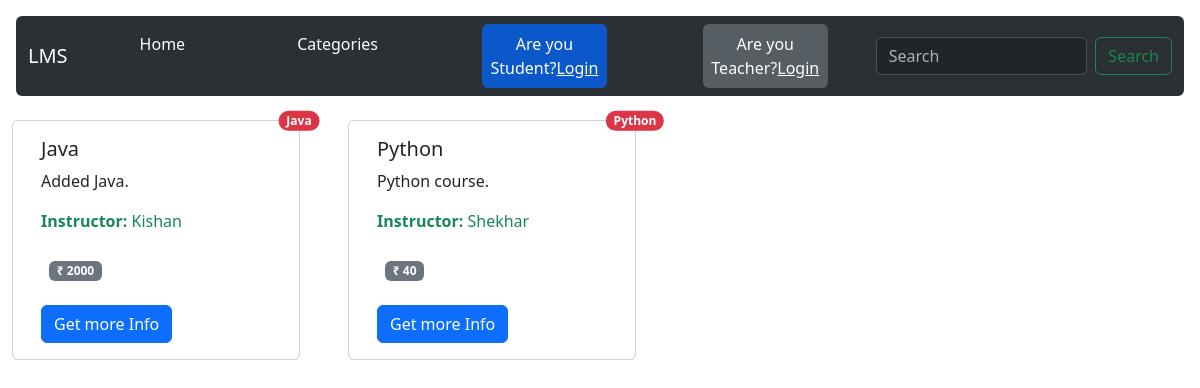
Before: / with the older database file.
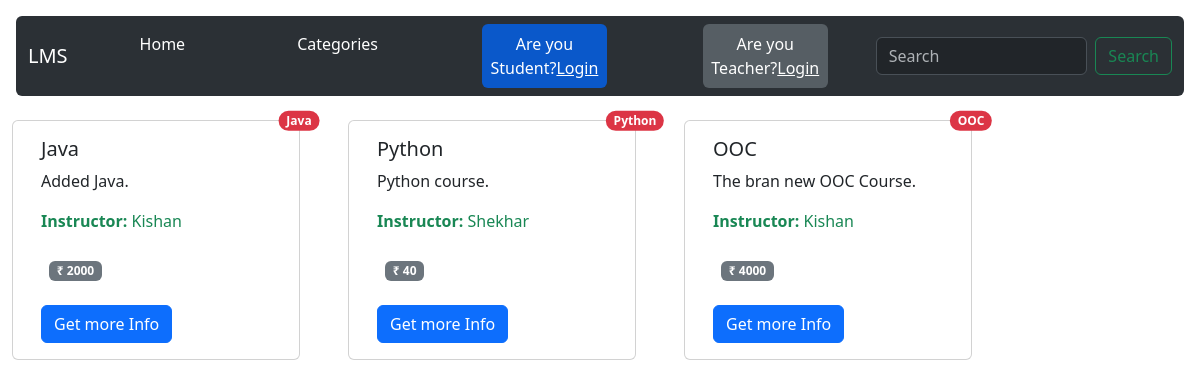
After: the same page with the newer database file.
### base/models.py (models this page shows, shortened)
class Course(models.Model):
    courseName = models.CharField(max_length=200)
    teacher_id=models.ForeignKey(Teacher,on_delete=models.CASCADE)
    description=models.TextField()
    content=models.TextField()
    price=models.CharField(max_length=10)
    category=models.CharField(max_length=200)

class Teacher(models.Model):
    name = models.CharField(max_length=100)
    email = models.EmailField()
    password=models.CharField(max_length=50)
    phone = models.CharField(max_length=20, blank=True)
    address = models.TextField(blank=True)
    age=models.CharField(max_length=10)
    gender=models.CharField(max_length=20)
    def __str__(self):
        return self.name

### base/views.py (the view)
# urls.py: path('',views.home,name="home"),
def home(request):
    course=Course.objects.all()
    context={'course':course}
    return render(request,'base/home.html',context)

### base/templates/base/home.html (shortened to what this page needs)
{% extends 'main.html' %}
{% block content %}
<h1 class="text-center text-primary fs-1 my-4">Hot Hit Courses</h1>
<div>
    <div class="row">
        {% for c in course %}
        <div class="card m-4" style="width: 18rem;">
            <span class="position-absolute top-0 start-100 translate-middle badge rounded-pill bg-danger">
                {{c.category}}
              </span>
            <div class="card-body">
                <h5 class="card-title">{{c.courseName}}</h5>
                <p class="card-text">{{c.description}}.</p>
                <span class="ml-5 text-success"><b>Instructor:</b> {{c.teacher_id}}</span>
                <div class="my-3 p-2">
                    <span class="badge text-bg-secondary">&#8377; {{c.price}}</span>
                </div>
                <a class="btn btn-primary" href="/course/{{c.id}}">Get more Info</a>
            </div>
        </div>
        {% endfor %}
    </div>
</div>
{% endblock content %}

### templates/main.html (shortened to what this page needs)
<!DOCTYPE html>
<html lang="en">
<head>
    <link href="https://cdn.jsdelivr.net/npm/bootstrap@5.3.2/dist/css/bootstrap.min.css" rel="stylesheet"
>
</head>
</head>
<body>
    {% include 'navbar.html' %}
    {% block content %}
    {% endblock %}
</body>
</html>

### templates/navbar.html (shortened to what this page needs)
<nav class="navbar navbar-expand-lg bg-body-tertiary m-3 rounded fixed-top" data-bs-theme="dark">
    <div class="container-fluid">
        <a class="navbar-brand" href="#">LMS</a>
        <div class="collapse navbar-collapse" id="navbarSupportedContent">
            <ul class="navbar-nav me-auto mb-2 mb-lg-0">
                <li class="nav-item mx-5">
                    <a class="nav-link active" aria-current="page" href="/">Home</a>
                </li>
                <li class="nav-item mx-5">
                    <a class="nav-link active" aria-current="page" href="/">Categories</a>
                </li>
                <li class="nav-item mx-5">
                    <a class="nav-link active btn btn-primary " aria-current="page" href="/student/login">Are you Student?<u>Login</u></a>
                </li>
                <li class="nav-item mx-5">
                    <a class="nav-link active btn btn-secondary" aria-current="page" href="/teacher/login">Are you Teacher?<u>Login</u></a>
                </li>
            </ul>
            <form class="d-flex" role="search">
                <input class="form-control me-2" type="search" placeholder="Search" aria-label="Search">
                <button class="btn btn-outline-success" type="submit">Search</button>
            </form>
        </div>
    </div>
</nav>

Changed rows visible on the page:
added Course: category "OOC", courseName "OOC", description "The bran new OOC Course", teacher_id "Kishan", price "4000"
